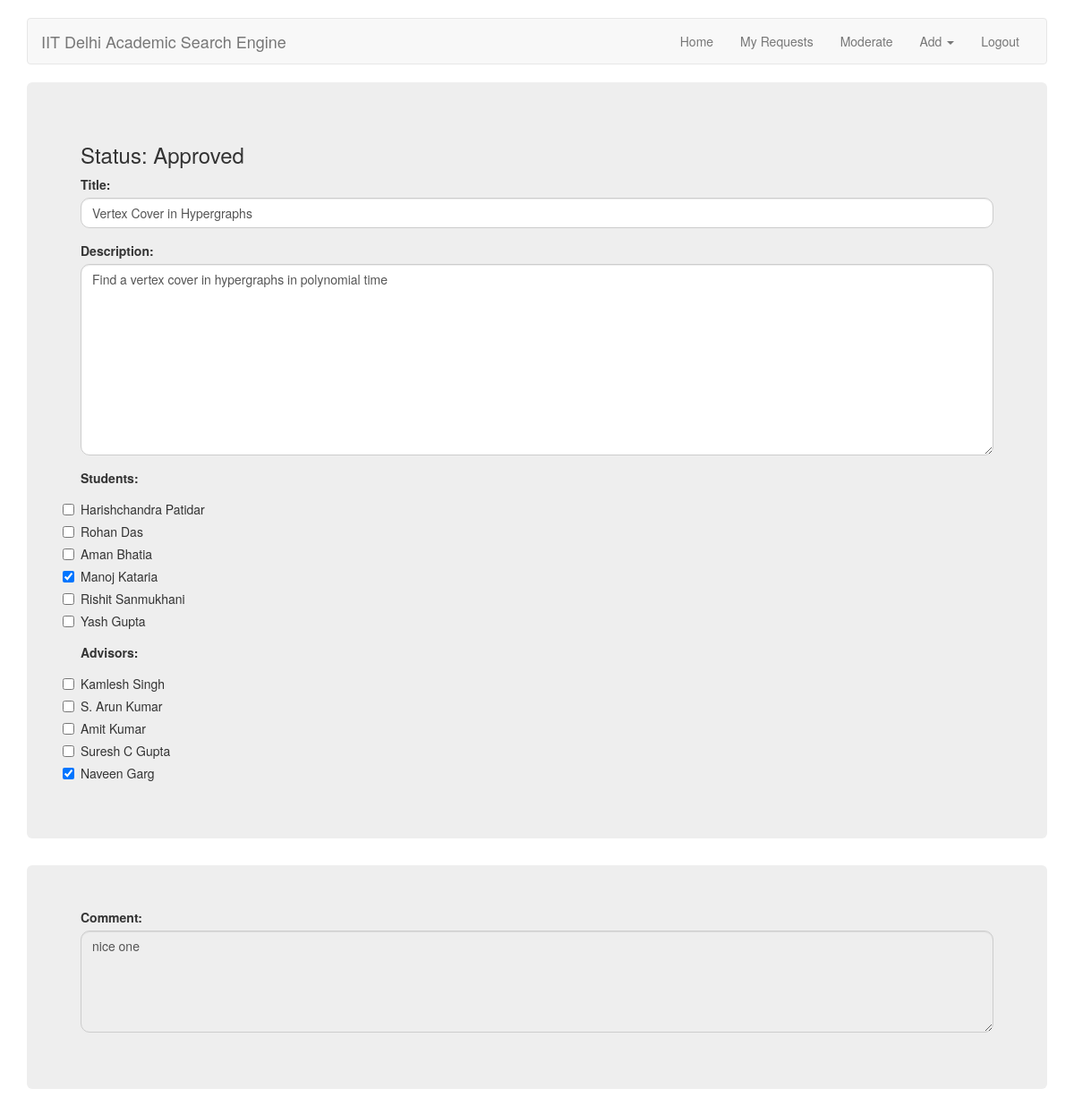
/moderate_request/33/ (signed in), run on the app's committed database.
### ASE/models.py (models this page shows, shortened)
class Request(models.Model):
	user = models.ForeignKey(User, verbose_name="User", related_name="user_requests")
	STATUS_CHOICES = [('Pending', 'Pending'), ('Approved', 'Approved'), ('Rejected', 'Rejected')]
	status = models.CharField(max_length=10, choices=STATUS_CHOICES, verbose_name="Status")
	feedback = models.TextField(max_length=200, verbose_name="Feedback", blank=True)

class Project(models.Model):
	title = models.CharField(max_length=100, verbose_name="Title")
	description = models.TextField(max_length=2000, verbose_name="Description")
	advisors = models.ManyToManyField(Faculty, related_name='projects', verbose_name="Advisors")
	students = models.ManyToManyField(Student, related_name='projects', verbose_name='Students')
	visible = models.BooleanField(default=True, verbose_name="Visible")

class Person(models.Model):
	name = models.CharField(max_length=200, verbose_name="Name")
	email = models.EmailField(max_length=254, verbose_name="E-mail")
	website = models.URLField(verbose_name='Website', blank=True, null=True)
	PERSON_TYPES = [(x,x) for x in ['Student', 'Faculty']]
	ptype = models.CharField(max_length=15, choices=PERSON_TYPES, verbose_name="Type")
	DEPARTMENTS = [(x,x) for x in ['CS','EE', 'HU']]
	department = models.CharField(max_length=50, choices=DEPARTMENTS, verbose_name="Department")
	visible = models.BooleanField(default=True, verbose_name="Visible")
	def __str__(self):
		return self.name
	class Meta:
		abstract = True

class Student(Person):
	entryNumber = models.CharField(max_length=11, primary_key=True, verbose_name="Entry Number")
	programmeName = models.CharField(max_length=15, verbose_name="Programme Name")
	hostel = models.CharField(max_length=15, verbose_name="Hostel", blank=True)

class Faculty(Person):
	researchInterests = models.TextField(verbose_name="Research Interests")

### ASE/views.py (the view, shortened to what this page needs)
# urls.py: url(r'^moderate_request/(?P<requestId>[0-9]+)/$', views.moderate_request, name='moderate_request'),
@login_required
@user_passes_test(is_moderator, login_url='/')
def moderate_request(request, requestId):
    context = {}
    try:
        userRequest = Request.objects.get(pk=requestId)
        context['userRequest'] = userRequest
        context['form'] = get_form_from_user_request(userRequest)
    except Request.DoesNotExist:
        context['error'] = "No request with id %s" % requestId
    return render(request, 'moderate_request.html', context)

### ASE/forms.py
class ProjectRequestForm(forms.ModelForm):
	class Meta:
		model = Project
		fields = ['title', 'description', 'students', 'advisors']
		widgets = {'advisors': forms.CheckboxSelectMultiple, 'students': forms.CheckboxSelectMultiple}
	def __init__(self, *args, **kwargs):
		super(ProjectRequestForm, self).__init__(*args, **kwargs)
		self.fields['advisors'].queryset = Faculty.objects.filter(visible=True)
		self.fields['students'].queryset = Student.objects.filter(visible=True)

### ASE/templatetags/tags.py (called while the page is built)
@register.simple_tag
def active_page(request, view_name):
    from django.core.urlresolvers import resolve, Resolver404
    path = resolve(request.path_info)
    if not request:
        return ""
    try:
        return "active" if path.url_name == view_name else ""
    except Resolver404:
        return ""

@register.filter(name='addclass')
def addclass(value, arg):
    return value.as_widget(attrs={'class': arg})

@register.filter(name='is_checkboxes')
def is_checkboxes(form_field_obj):
    return form_field_obj.field.widget.__class__.__name__ == "CheckboxSelectMultiple"

@register.filter(name='has_group')
def has_group(user, group_name):
    try:
        group = Group.objects.get(name=group_name)
    except Group.DoesNotExist:
        return False
    return group in user.groups.all()

### ASE/views.py (called while the page is built)
def get_form_from_user_request(userRequest):
    try:
        form = StudentForm(instance=userRequest.studentrequest.data)
    except Exception as e:
        pass
    try:
        form = FacultyForm(instance=userRequest.facultyrequest.data)
    except Exception as e:
        pass
    try:
        form = CourseRequestForm(instance=userRequest.courserequest.data)
    except Exception as e:
        pass
    try:
        form = ProjectRequestForm(instance=userRequest.projectrequest.data)
    except Exception as e:
        pass
    return form

def is_moderator(user):
    return has_group(user, MODERATOR_GROUP_NAME)

### ASE/templates/moderate_request.html (shortened to what this page needs)
{% extends "base.html" %}
{% load tags %}
{% block content %}
  {% if userRequest %}
    <div class="jumbotron">
      <h3>Status: {{userRequest.status}}</h3>
      {% include 'request_form.html' %}
    </div>
    {% ifequal userRequest.status 'Pending' %}
      <div class="jumbotron">
        <form class="form" action="." method="POST">
          {% csrf_token %}
          <div class="form-group">
            <label for="comment">Comment:</label>
            <textarea rows="5" name="feedback" class="form-control"></textarea>
          </div>
          <div class="form-group">
            <button type="submit" name="moderation_action" class="btn btn-success" value="Approve">Approve</button>
            <button type="submit" name="moderation_action" class="btn btn-danger" value="Reject">Reject</button>
          </div>
        </form>
      </div>
    {% else %}
      <div class="jumbotron">
        <form class="form">
          <div class="form-group">
            <label for="comment">Comment:</label>
            <textarea rows="5" class="form-control" id="comment" readonly>{{userRequest.feedback}}</textarea>
          </div>
        </form>
      </div>
    {% endifequal %}
  {% else %}
    <p> {{error}} </p>
  {% endif %}
{% endblock %}

### ASE/templates/request_form.html
{% load tags %}
<form class="form">
{% for field in form.visible_fields %}
  <div class="form-group">
    {{field.label_tag}}
    {% if field|is_checkboxes %}
      <div class="form-group">
        {% for checkbox in field %}
          <div class="checkbox">
            {{ checkbox.tag }} {{ checkbox.choice_label }}
          </div>
        {% endfor %}
      </div>
    {% else %}
      {{field|addclass:'form-control'}}
    {% endif %}
  </div>
{% endfor %}
</form>

### ASE/static/css/jumbotron.css (style rules this page uses)
body { padding-top: 2rem; }

### ASE/static/styles.css (style rules this page uses)
.form-control { border-radius: 10px; }

### data on the page
Request: status "Approved", feedback "nice one"
Project: visible_fields "Vertex Cover in Hypergraphs" "Find a vertex cover in hypergraphs in polynomial time"
Student: choice_label "Harishchandra Patidar"
Student: choice_label "Rohan Das"
Student: choice_label "Aman Bhatia"
Student: choice_label "Manoj Kataria"
Student: choice_label "Rishit Sanmukhani"
Student: choice_label "Yash Gupta"
Faculty: choice_label "Kamlesh Singh"
Faculty: choice_label "S. Arun Kumar"
Faculty: choice_label "Amit Kumar"
Faculty: choice_label "Suresh C Gupta"
Faculty: choice_label "Naveen Garg"

### other printed values
{{ field.label_tag }} "Title:" "Description:" "Students:" "Advisors:"
